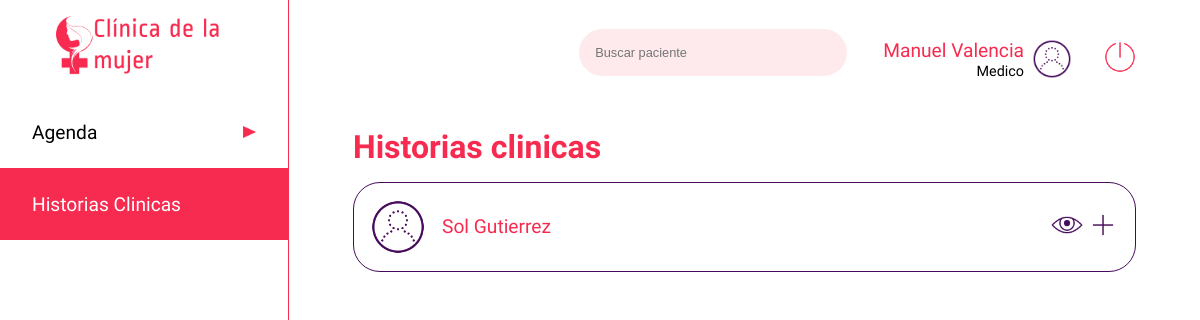
Screenshot of /medico/historia-clinica/1212121 (signed in) with the database file from the repository.
### app.py (models this page shows, shortened)
class users(db.Model):
    __tablename__ = 'users'
    cedula = db.Column(db.Integer, primary_key=True)
    nombre=db.Column(db.String)
    apellido=db.Column(db.String)
    nacimiento=db.Column(db.String)
    eps=db.Column(db.String)
    email=db.Column(db.String, unique=True)
    telefono=db.Column(db.Integer)
    dir=db.Column(db.String)
    ciudad=db.Column(db.String)
    password=db.Column(db.String)
    rol =db.Column(db.String)
    especialidad = db.Column(db.String)
    estado = db.Column(db.Boolean)

### app.py (the view)
@app.route('/medico/historia-clinica/<cedulam>', methods=['GET'])
def historia_medico(cedulam):
    if 'usuarioIngresado' in session:
        usuario = users.query.filter_by(cedula=int(session['usuarioIngresado'])).first()
        pacientes = users.query.filter_by(rol='paciente')
        citass= citas.query.filter_by(medico_id=cedulam).all()
        return render('med-historiaclinica.html', row=usuario, listacitas=citass, listapacientes=pacientes)
    else:
        return render('acceso-denegado.html')

### templates/med-historiaclinica.html (shortened to what this page needs)
<!DOCTYPE html>
<html lang="es">
<head>
    <link rel="stylesheet" type="text/css" href="{{ url_for('static', filename='css/style.css')}}">
</head>
<body>
    <header class="header">
        <img src="{{ url_for('static', filename='images/iconoclinica.png')}}" class="logo" alt="Clinica de la mujer">
        <nav>
            <ul class="menu">
                <li class="menuitems"><a href="/agenda/{{row ['cedula']}}" class="menulink"><span>Agenda</span><img src="{{ url_for('static', filename='images/triangulo.png')}}" class="flecha" alt=""></a></li>
                <li class="menuitems"><a href="/medico/historia-clinica/{{row ['cedula']}}" class="menuselect"><span>Historias Clinicas</span><img src="{{ url_for('static', filename='images/triangulo.png')}}" class="flecha" alt=""></a></li>
            </ul>
        </nav>
    </header>
    <main class="main">
        <div class="searchuser">
            <div>
                <input type="search" class="search" placeholder="Buscar paciente">
                <div class="perfil">
                    <div>
                        <span class="nameuser">{{ row ['nombre'] }} {{ row ['apellido'] }}</span><br>
                        <span class="roluser">Medico</span>
                    </div>
                    <img src="{{ url_for('static', filename='images/test_account_100px.png')}}" class="profile" alt="">
                    <a href="/logout" type="button" class="btn"><img src="{{ url_for('static', filename='images/off.png')}}" class="logout" alt="Cerrar sesion"></a>
                </div>
            </div>
        </div>
        <div class="cuerpo">
            <h1 class="titulo"><span style="color:#F72B50">Historias clinicas</span></h1>
            {% for data in listacitas %}
                {% for t in listapacientes %}
                    {% if t.cedula == data.paciente_id %}
                        <div class="contenedor_user">
                            <div class="nom_img">
                                <img src="{{ url_for('static', filename='images/test_account_100px.png')}}" class="imgp" alt="">
                                <span class="nombre_user">{{ t.nombre }} {{ t.apellido }}</span>
                            </div>
                            <div class="contenedordbtn">
                                <a href="/medico/historia-clinica/user/{{t.cedula}}"><img src="{{ url_for('static', filename='images/eye_100px.png')}}" class="btned" alt=""></a>
                                <a href="/medico/historia-clinica/user/newcoment//{{t.cedula}}"><img src="{{ url_for('static', filename='images/plus_math_purple_100px.png')}}" class="btned" alt=""></a></div>
                            </div>
                        </div>
                    {% endif %}
                {% endfor %}
            {% endfor %}
    </main>
</body>
</html>

### static/css/style.css (style rules this page uses)
* { padding: 0; margin: 0; }
.btned { width: 2rem; }
body { display: flex; }
.contenedor_user { width: 100%; padding: 1rem; display: flex; justify-content: space-between; border: 0.1rem solid #450B5A; border-radius: 1.6875rem; align-items: center; margin-bottom: 1rem; }
.cuerpo { display: flex; flex-direction: row; flex-wrap: wrap; margin-top: 3rem; justify-content:space-between; }
.flecha { width: 0.8rem; height: 0.8rem; }
.perfil { display: inline-flex; align-items: center; text-align: right; margin-left: 2rem; justify-content: flex-end; }
.header { margin:0; display: inline-block; width: 18rem; height: 100vh; justify-content: center; }
.imgp { width: 3.5rem; }
.logo { display: block; height: 4rem; margin: auto; padding: 1rem; }
.main { width: calc(100% - 18rem); padding: 1.8rem 4rem; border-left: 0.1rem solid #F72B50; }
.menu { font-family: 'Average Sans', sans-serif; list-style: none; color: black; }
.menulink { display: inline-flex; font-size: 1.2rem; width: 14rem; height: 1.5rem; padding: 1.5rem 2rem; text-decoration: none; color: black; background-color: white; justify-content: space-between; align-items: center; margin: 0; }
.menuselect { display: inline-flex; font-size: 1.2rem; width: 14rem; height: 1.5rem; padding: 1.5rem 2rem; text-decoration: none; color: black; background-color: #F72B50; color: white; justify-content: space-between; align-items: center; margin: 0; }
.nameuser { font-family: 'Ropa Sans', sans-serif; font-size: 1.2rem; color: #F72B50; }
.nom_img { display: flex; align-items: center; }
.nombre_user { font-family: 'Average Sans', sans-serif; font-size: 1.2rem; color: #F72B50; margin-left: 1rem; }
.roluser { font-family: 'Ropa Sans', sans-serif; font-size: 0.9rem; }
.profile { height: 2.5rem; margin-left: 0.5rem; }
.logout { height: 2rem; margin-left: 2rem; }
.search { width: 16.75rem; padding: 1rem; background: #FEEAED; border: none; font-size: 0.8rem; color: black; border-radius: 1.6875rem; outline: none; }
.searchuser { width: 100%; display: flex; vertical-align: middle; justify-content: flex-end; }
.titulo { font-size: 2rem; width: 100%; font-family: 'Ropa Sans', sans-serif; margin-bottom: 1rem; }

### rows the page displays
users: nombre "Manuel", apellido "Valencia"
users: nombre "Sol", apellido "Gutierrez"
